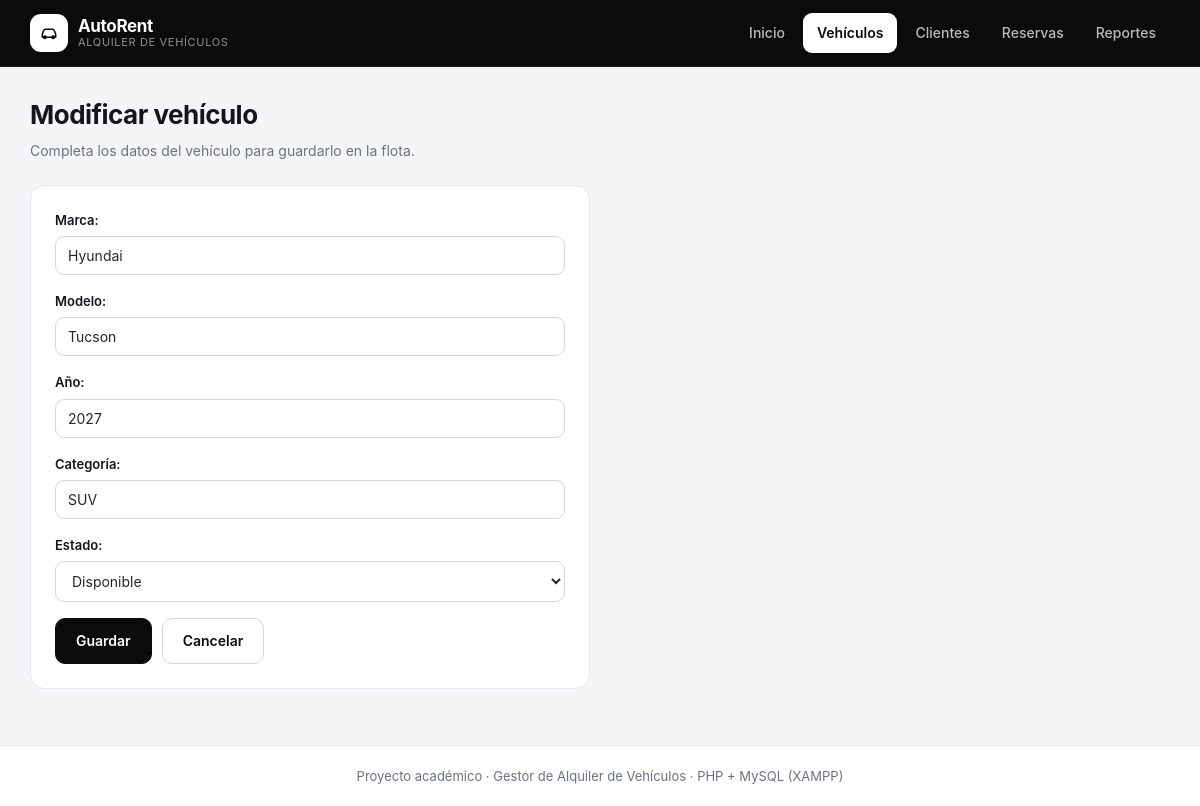
Page /views/vehiculos/form.php?id=3 on the committed database.
### tables this page shows
CREATE TABLE vehiculos (
    id INT AUTO_INCREMENT PRIMARY KEY,
    marca VARCHAR(100) NOT NULL,
    modelo VARCHAR(100) NOT NULL,
    anio YEAR NOT NULL,
    categoria VARCHAR(50),
    estado ENUM('disponible', 'alquilado', 'mantenimiento') DEFAULT 'disponible',
    created_at TIMESTAMP DEFAULT CURRENT_TIMESTAMP,
    updated_at TIMESTAMP DEFAULT CURRENT_TIMESTAMP ON UPDATE CURRENT_TIMESTAMP
);

### models/database/database.php (called while the page is built, shortened)
<?php
class Database implements DatabaseInterface
{
    private string $host_db = "localhost";
    private string $user_db = "root";
    private string $pwd_db = "";
    private string $name_db = "alquiler_vehiculos_db";
    private int $port_db = 3306;
    private $conex = null;
    public function __construct()
    {
        $this->conex = new mysqli(
            $this->host_db,
            $this->user_db,
            $this->pwd_db,
            $this->name_db,
            $this->port_db
        );
        $this->conex->set_charset("utf8mb4");
    }
    public function query_select(string $sql): array
    {
        $result = $this->conex->query($sql);
        $rows = [];
        while ($row = $result->fetch_assoc()) {
            array_push($rows, $row);
        }
        return $rows;
    }
}

### models/config/models_config.php (called while the page is built, shortened)
<?php
class ModelsConfig
{
    public static function get_db(): DatabaseInterface
    {
        return new Database();
    }
    public static function get_vehiculos_repository(): VehiculosRepositoryInterface
    {
        return new VehiculosRepository(ModelsConfig::get_db());
    }
}

### controllers/config/controllers_config.php (called while the page is built, shortened)
<?php
class ControllersConfig
{
    public static function get_vehiculos_controller(): VehiculosControllerInterface
    {
        return new VehiculosController(ModelsConfig::get_vehiculos_repository());
    }
}

### controllers/vehiculos/vehiculos_controller.php (called while the page is built, shortened)
<?php
class VehiculosController implements VehiculosControllerInterface
{
    private VehiculosRepositoryInterface $vehiculos_model;
    public function __construct(VehiculosRepositoryInterface $vehiculos_model)
    {
        $this->vehiculos_model = $vehiculos_model;
    }
    public function get_vehiculo(int $id): Vehiculo
    {
        return $this->vehiculos_model->find_by_id($id);
    }
}

### models/repositories/vehiculos_repository/vehiculos_repository.php (called while the page is built, shortened)
<?php
class VehiculosRepository implements VehiculosRepositoryInterface
{
    private DatabaseInterface $db;
    public function __construct(DatabaseInterface $db)
    {
        $this->db = $db;
    }
    public function find_by_id(int $id): Vehiculo
    {
        $sql = "select * from vehiculos where id=$id";
        $rows = $this->db->query_select($sql);
        return VehiculoMappers::to_entity($rows[0]);
    }
}

### models/mappers/vehiculo_mappers.php (called while the page is built, shortened)
<?php
class VehiculoMappers
{
    public static function to_entity(array $row_db): Vehiculo
    {
        return new Vehiculo(
            (int) $row_db["id"],
            $row_db["marca"],
            $row_db["modelo"],
            (int) $row_db["anio"],
            $row_db["categoria"] ?? "",
            $row_db["estado"] ?? "disponible"
        );
    }
}

### models/entities/vehiculo.php (called while the page is built, shortened)
<?php
class Vehiculo
{
    private string $marca;
    private string $modelo;
    private int $anio;
    private string $categoria;
    private string $estado;
    public function __construct(
        int $id,
        string $marca,
        string $modelo,
        int $anio,
        string $categoria = "",
        string $estado = "disponible"
    ) {
        $this->marca = $marca;
        $this->modelo = $modelo;
        $this->anio = $anio;
        $this->categoria = $categoria;
        $this->estado = $estado;
    }
    public function get_marca(): string
    {
        return $this->marca;
    }
    public function get_modelo(): string
    {
        return $this->modelo;
    }
    public function get_anio(): int
    {
        return $this->anio;
    }
    public function get_categoria(): string
    {
        return $this->categoria;
    }
    public function get_estado(): string
    {
        return $this->estado;
    }
}

### views/vehiculos/form.php (the view, shortened to what this page needs)
<?php
require __DIR__ . "/../../models/database/database.php";
require __DIR__ . "/../../models/entities/vehiculo.php";
require __DIR__ . "/../../models/mappers/vehiculo_mappers.php";
require __DIR__ . "/../../models/repositories/vehiculos_repository/vehiculos_repository.php";
require __DIR__ . "/../../models/config/models_config.php";
require __DIR__ . "/../../controllers/vehiculos/vehiculos_controller.php";
require __DIR__ . "/../../controllers/config/controllers_config.php";
$titulo = "Crear vehículo";
$action = "operaciones/registrar.php";
$marca = "";
$modelo = "";
$anio = (int) date("Y");
$categoria = "";
$estado = "disponible";
if (!empty($_GET["id"])) {
    $titulo = "Modificar vehículo";
    $action = "operaciones/modificar.php";
    $id = (int) $_GET["id"];
    $vehiculo = ControllersConfig::get_vehiculos_controller()->get_vehiculo($id);
    $marca = $vehiculo->get_marca();
    $modelo = $vehiculo->get_modelo();
    $anio = $vehiculo->get_anio();
    $categoria = $vehiculo->get_categoria();
    $estado = $vehiculo->get_estado();
}
?>
<!DOCTYPE html>
<html lang="es">
<head>
    <link rel="stylesheet" href="../../public/css/style.css?v=3">
</head>
<body>
    <header class="topbar">
        <div class="topbar-inner">
            <a class="marca" href="../inicio.php">
                <span class="marca-icono">
                    <svg viewBox="0 0 24 24" fill="none" stroke="currentColor" stroke-width="1.8"
                        stroke-linecap="round" stroke-linejoin="round" aria-hidden="true">
                        <path d="M5 17h14" />
                        <path d="M4 17v-4l1.8-4.2A2 2 0 0 1 7.6 7.5h8.8a2 2 0 0 1 1.8 1.3L20 13v4" />
                        <circle cx="7" cy="17" r="1.5" />
                        <circle cx="17" cy="17" r="1.5" />
                    </svg>
                </span>
                <span class="marca-texto">
                    <strong>AutoRent</strong>
                    <small>Alquiler de vehículos</small>
                </span>
            </a>
            <nav class="menu">
                <a href="../inicio.php">Inicio</a>
                <a href="../vehiculos/inicio.php" class="activo">Vehículos</a>
                <a href="../clientes/inicio.php">Clientes</a>
                <a href="../reservas/inicio.php">Reservas</a>
                <a href="../reportes/inicio.php">Reportes</a>
            </nav>
        </div>
    </header>
    <main class="contenido">
<div class="cabecera-pagina">
    <div>
        <h2><?php echo htmlspecialchars($titulo); ?></h2>
        <p>Completa los datos del vehículo para guardarlo en la flota.</p>
    </div>
</div>
<form class="tarjeta" action="<?php echo $action; ?>" method="post">
    <div class="campo">
        <label for="marca">Marca:</label>
        <input type="text" id="marca" name="marca" value="<?php echo htmlspecialchars($marca); ?>" required>
    </div>
    <div class="campo">
        <label for="modelo">Modelo:</label>
        <input type="text" id="modelo" name="modelo" value="<?php echo htmlspecialchars($modelo); ?>" required>
    </div>
    <div class="campo">
        <label for="anio">Año:</label>
        <input type="number" id="anio" name="anio" min="1900" max="<?php echo (int) date('Y') + 1; ?>"
            value="<?php echo $anio; ?>" required>
    </div>
    <div class="campo">
        <label for="categoria">Categoría:</label>
        <input type="text" id="categoria" name="categoria" value="<?php echo htmlspecialchars($categoria); ?>"
            placeholder="Sedán, SUV, Camioneta...">
    </div>
    <div class="campo">
        <label for="estado">Estado:</label>
        <select id="estado" name="estado">
            <?php foreach (["disponible", "alquilado", "mantenimiento"] as $opcion) : ?>
                <option value="<?php echo $opcion; ?>" <?php echo $estado === $opcion ? "selected" : ""; ?>>
                    <?php echo ucfirst($opcion); ?>
                </option>
            <?php endforeach; ?>
        </select>
    </div>
    <div class="acciones">
        <button type="submit">Guardar</button>
        <a class="boton boton-secundario" href="inicio.php">Cancelar</a>
    </div>
</form>
    </main>
    <footer class="pie">
        <p>Proyecto académico &middot; Gestor de Alquiler de Vehículos &middot; PHP + MySQL (XAMPP)</p>
    </footer>
</body>
</html>

### public/css/style.css (style rules this page uses)
:root { --negro: #0b0b0d; --negro-suave: #1a1c22; --tinta: #14161b; --texto: #23262d; --muted: #6b7280; --fondo: #f4f5f7; --blanco: #ffffff; --borde: #e4e6eb; --borde-fuerte: #d4d7dd; --verde: #0f7a54; --verde-bg: #e7f6ef; --rojo: #b3261e; --rojo-bg: #fdecea; --ambar: #92500a; --ambar-bg: #fdf2e3; --azul: #1d4ed8; --azul-bg: #e9eefc; --radio: 14px; --sombra: 0 1px 2px rgba(16, 24, 40, 0.06), 0 12px 32px rgba(16, 24, 40, 0.05); }
* { box-sizing: border-box; }
html { -webkit-text-size-adjust: 100%; }
body { margin: 0; font-family: "Inter", "Segoe UI Variable", "Segoe UI", system-ui, -apple-system, sans-serif; font-size: 15px; line-height: 1.55; color: var(--texto); background: var(--fondo); display: flex; flex-direction: column; min-height: 100vh; }
a { color: var(--tinta); }
h1, h2, h3, h4 { margin: 0 0 8px; color: var(--tinta); letter-spacing: -0.02em; line-height: 1.25; }
h2 { font-size: 26px; }
p { margin: 0 0 12px; }
.topbar { position: sticky; top: 0; z-index: 20; background: var(--negro); border-bottom: 1px solid rgba(255, 255, 255, 0.08); }
.topbar-inner { max-width: 1180px; margin: 0 auto; padding: 0 20px; height: 66px; display: flex; align-items: center; justify-content: space-between; gap: 24px; }
.marca { display: flex; align-items: center; gap: 10px; text-decoration: none; color: #fff; }
.marca-icono { display: grid; place-items: center; width: 38px; height: 38px; border-radius: 11px; background: #fff; color: var(--negro); }
.marca-icono svg { width: 20px; height: 20px; }
.marca-texto { display: flex; flex-direction: column; line-height: 1.15; }
.marca-texto strong { font-size: 17px; letter-spacing: -0.02em; }
.marca-texto small { font-size: 11px; color: rgba(255, 255, 255, 0.55); letter-spacing: 0.06em; text-transform: uppercase; }
.menu { display: flex; align-items: center; gap: 4px; flex-wrap: wrap; }
.menu a { color: rgba(255, 255, 255, 0.72); text-decoration: none; font-size: 14px; font-weight: 500; padding: 9px 14px; border-radius: 9px; transition: background 0.15s ease, color 0.15s ease; }
.menu a.activo { color: var(--negro); background: #fff; font-weight: 600; }
.contenido { width: 100%; max-width: 1180px; margin: 32px auto 56px; padding: 0 20px; flex: 1; }
.cabecera-pagina { display: flex; align-items: flex-end; justify-content: space-between; gap: 16px; flex-wrap: wrap; margin-bottom: 24px; }
.cabecera-pagina p { margin: 0; color: var(--muted); font-size: 14px; max-width: 620px; }
button, .boton { display: inline-flex; align-items: center; justify-content: center; gap: 8px; padding: 11px 20px; border-radius: 10px; border: 1px solid var(--negro); background: var(--negro); color: #fff; font-family: inherit; font-size: 14px; font-weight: 600; text-decoration: none; cursor: pointer; transition: transform 0.12s ease, background 0.15s ease, border-color 0.15s ease; }
.boton-secundario { background: #fff; color: var(--negro); border-color: var(--borde-fuerte); }
.acciones { display: flex; flex-wrap: wrap; gap: 10px; margin-bottom: 24px; }
form.tarjeta { background: #fff; border: 1px solid var(--borde); border-radius: var(--radio); padding: 24px; max-width: 560px; }
.campo { display: flex; flex-direction: column; gap: 6px; margin-bottom: 16px; }
.campo label { font-size: 13px; font-weight: 600; color: var(--tinta); }
input, select, textarea { padding: 10px 12px; border: 1px solid var(--borde-fuerte); border-radius: 9px; font-family: inherit; font-size: 14px; color: var(--texto); background: #fff; transition: border-color 0.15s ease, box-shadow 0.15s ease; }
form .acciones { margin: 4px 0 0; }
.pie { border-top: 1px solid var(--borde); background: #fff; padding: 20px; text-align: center; color: var(--muted); font-size: 13px; }
.pie p { margin: 0; }

### rows in the picture
vehiculos: marca "Hyundai", modelo "Tucson", anio "2027", categoria "SUV", estado "Disponible"

### other values in the picture
$titulo "Modificar vehículo"
